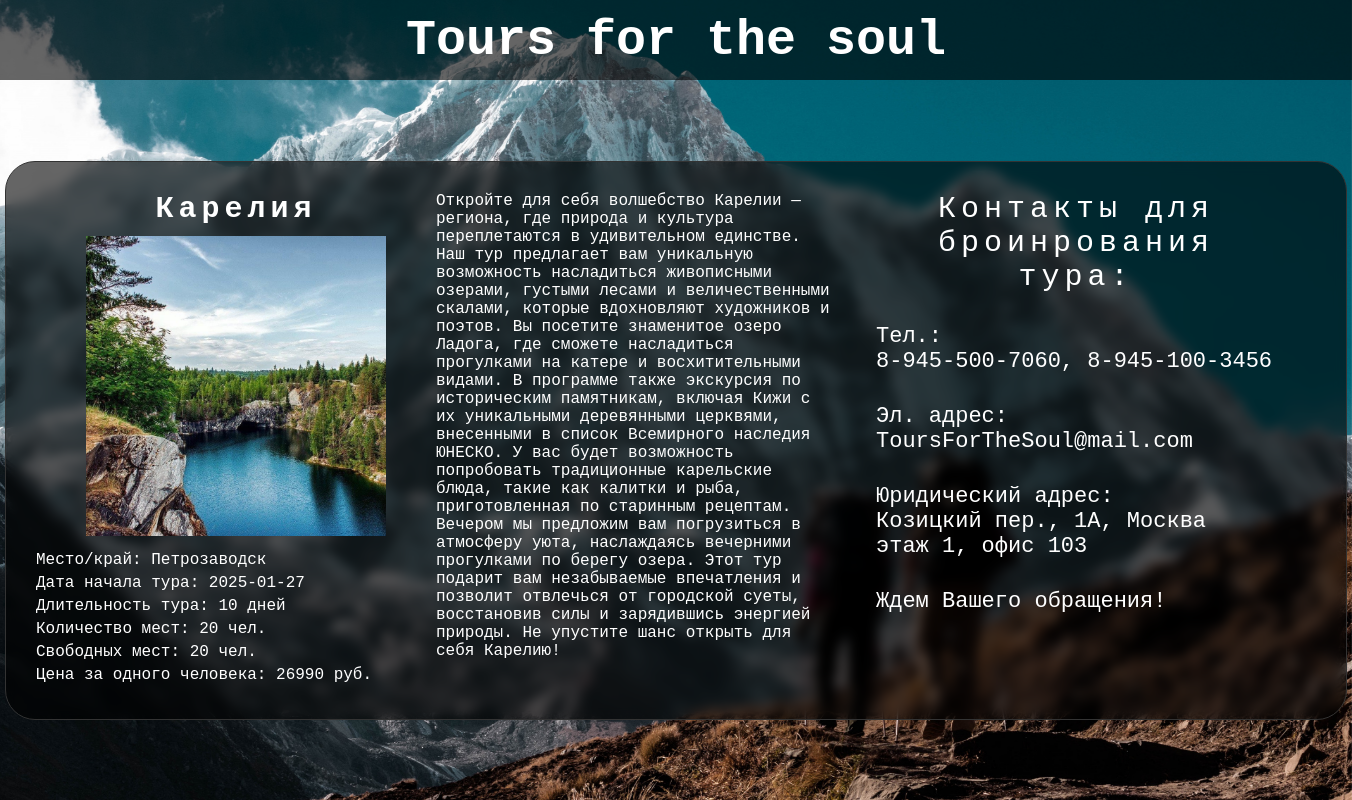
The app's page /views/tours/current_tour/1 with its own data.
### database/db.py (models this page shows)
class TourTable(Base):
    __tablename__ = 'tours'
    id = Column(Integer, primary_key=True)
    title = Column(String)
    description = Column(String)
    place = Column(String)
    start_date_tour = Column(String)
    duration = Column(Integer)
    max_people = Column(Integer)
    available_places = Column(Integer)
    occupied_places = Column(Integer)
    price_per_person = Column(Integer)
    image = Column(String)

### routers/routers_for_views.py (the view)
@router.get('/tours/current_tour/{tour_id}')
async def current_tour_page(request: Request, tour_id: int):
    logger.debug(f"Запрос на страницу текущего тура с ID: {tour_id}")
    try:
        with SessionLocal() as session:
            logger.debug("Открытие сессии базы данных")
            query = select(TourTable).where(TourTable.id == tour_id)
            logger.debug(f"Выполнение запроса: {query}")
            result = session.execute(query)
            tour = result.scalars().first()
            if not tour:
                logger.warning(f"Тур с ID {tour_id} не найден")
                raise HTTPException(status_code=404, detail="Тур не найден")
            logger.info(f"Тур с ID {tour_id} найден")
            context = {
                'request': request,
                'tour': tour,
            }
            return templates.TemplateResponse('book_tour_page.html', context)
    except HTTPException as e:
        logger.error(f"Ошибка: {e.detail} - ID тура: {tour_id}")
        context = {
            'request': request,
        }
        return templates.TemplateResponse('error_page.html', context)

### templates/book_tour_page.html (shortened to what this page needs)
{% extends 'base_page.html' %}
{% block head %}
<head>
    <link rel="stylesheet" type="text/css" href="{{ url_for('static', path='css/base_page_style.css') }}">
    <link rel="stylesheet" type="text/css" href="{{ url_for('static', path='css/book_tour_page_style.css') }}">
</head>
{% endblock %}
{% block content %}
<div class="block-selected-tour">
    <div class="selected-tour">
        <div class="show-selected-tour">
            <div class="titel-tour">
                {{ tour.title }}
            </div>
            <div class="img-tour">
                <img src="{{ url_for('static', path='image/img_tour/' + tour.image) }}" alt="{{ tour.title }}" style="max-width: 300px; height: auto;">
            </div>
            <div class="desc-tour">
                <div class="place-tour">
                    <span>Место/край:</span>
                    {{ tour.place }}
                </div>
                <div class="start-date-tour">
                    <span>Дата начала тура:</span>
                    {{ tour.start_date_tour }}
                </div>
                <div class="duration-tour">
                    <span>Длительность тура:</span>
                    {{ tour.duration }} дней
                </div>
                <div class="max-people-tour">
                    <span>Количество мест:</span>
                    {{ tour.max_people }} чел.
                </div>
                <div class="av-places-tour">
                    <span>Свободных мест:</span>
                    {{ tour.available_places }} чел.
                </div>
                <div class="price-tour">
                    <span>Цена за одного человека:</span>
                    {{ tour.price_per_person }} руб.
                </div>
            </div>
        </div>
        <div class="desc-selected-tour">
            <span>{{ tour.description }}</span>
        </div>
        <div class="feedback">
            <div class="feedback-title">
                <span>Контакты для броинрования тура:</span>
            </div>
            <div class="feedback-field">
                <span>Тел.:<br>8-945-500-7060, 8-945-100-3456</span>
                <span>Эл. адрес:<br>ToursForTheSoul@mail.com</span>
                <span>Юридический адрес:<br>Козицкий пер., 1А, Москва<br>этаж 1, офис 103</span>
                <span>Ждем Вашего обращения!</span>
            </div>
        </div>
    </div>
</div>
{% endblock %}

### static/css/base_page_style.css (style rules this page uses)
body { display: flex; flex-direction: column; min-height: 100vh; margin: 0px; font-family: Courier New; }

### static/css/book_tour_page_style.css (style rules this page uses)
.block-selected-tour { display: flex; flex-direction: column; justify-content: center; align-items: center; }
.block-selected-tour .selected-tour { display: flex; text-align: left; border: 1px solid #333; border-radius: 30px; padding: 30px; backdrop-filter: blur(6px); background-color: rgba(0, 0, 0, 0.6); }
.block-selected-tour .selected-tour .show-selected-tour { width: 400px; }
.block-selected-tour .selected-tour .show-selected-tour .titel-tour { display: block; text-align: center; color: white; font-weight: bold; font-size: 30px; letter-spacing: 5px; }
.block-selected-tour .selected-tour .show-selected-tour .img-tour { display: block; text-align: center; margin: 10px 0px 10px 0px; }
.block-selected-tour .selected-tour .show-selected-tour .desc-tour { display: block; text-align: left; color: white; }
.block-selected-tour .selected-tour .show-selected-tour .desc-tour div { margin-bottom: 5px; }
.block-selected-tour .selected-tour .desc-selected-tour { display: block; width: 400px; overflow-wrap: break-word; color: white; }
.block-selected-tour .selected-tour .feedback { padding: 0px 40px; width: 400px; }
.block-selected-tour .selected-tour .feedback .feedback-title { display: block; text-align: center; color: white; font-size: 30px; letter-spacing: 5px; margin: 0px 0px 30px; }
.block-selected-tour .selected-tour .feedback .feedback-field { display: flex; justify-content: center; flex-direction: column; color: white; font-size: 22px; }
.block-selected-tour .selected-tour .feedback .feedback-field span { margin: 0px 0px 30px; }

### records on screen
TourTable: title "Карелия", image+title (picture), place "Петрозаводск", start_date_tour "2025-01-27", duration "10", max_people "20", available_places "20", price_per_person "26990", description "Откройте для себя волшебство Карелии — региона, где природа и культура переплетаются в удивительном единстве. Наш тур предлагает вам уникальную возможность насладиться живописными озерами, густыми лесами и величественными скалами, которые вдохновляют художников и поэтов. Вы посетите знаменитое озеро Ладога, где сможете насладиться прогулками на катере и восхитительными видами. В программе также экскурсия по историческим памятникам, включая Кижи с их уникальными деревянными церквями, внесенными в список Всемирного наследия ЮНЕСКО. У вас будет возможность попробовать традиционные карельские блюда, такие как калитки и рыба, приготовленная по старинным рецептам. Вечером мы предложим вам…"
